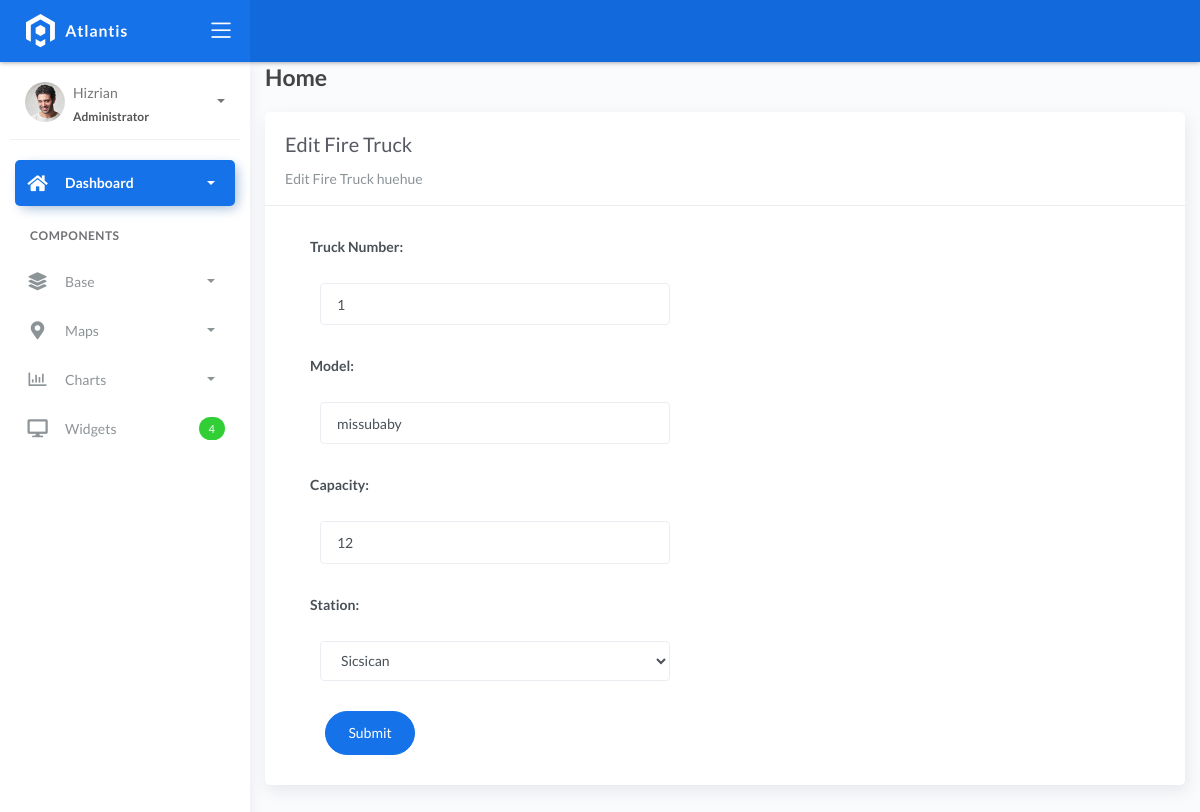
Screenshot of /firetrucklist/1 with the database file from the repository.
### fire/models.py (models this page shows, shortened)
class BaseModel(models.Model):
    created_at = models.DateTimeField(auto_now_add=True, db_index=True)
    updated_at = models.DateTimeField(auto_now=True)
    class Meta:
        abstract = True

class FireTruck(BaseModel):
    truck_number = models.CharField(max_length=150)
    model = models.CharField(max_length=150)
    capacity = models.CharField(max_length=150)  # water
    station = models.ForeignKey(FireStation, on_delete=models.CASCADE)

### fire/views.py (the view)
# urls.py: path('firetrucklist/<pk>', FireTruckUpdateView.as_view(), name='firetruck-update'),
class FireTruckUpdateView(UpdateView):
    model = FireTruck
    form_class = FireTruckForm
    template_name = "firetruck_edit.html"
    success_url = reverse_lazy('firetruck-list')

### fire/forms.py
class FireTruckForm(ModelForm):
    class Meta:
        model = FireTruck
        fields = "__all__"
        labels = {
            'truck_number': 'Truck Number',
            'model': 'Model',
            'capacity': 'Capacity',
            'station': 'Station',
        }

### fire/models.py (called while the page is built)
    def __str__(self):
        return self.name

### templates/firetruck_edit.html (shortened to what this page needs)
{% extends 'base.html' %} {% load static %} {% block content %}
<div class="content">
    <div class="container-fluid">
        <h4 class="page-title">Home</h4>
        <div class="row">
            <div class="col-md-12">
                <div class="card">
                    <div class="card-header">
                        <div class="card-title">Edit Fire Truck</div>
                        <div class="card-category">Edit Fire Truck huehue</div>
                    </div>
                    <div class="col-md-6">
                    <div class="card-body">
                        <form action="" method="post" novalidate>
                            {% csrf_token %} {% include 'includes/form.html' %}
                                <div class="form-group">
                                    <div class="col-md-12 col-sm-3">
                                        <button type="submit" class="btn btn-primary btn-rounded">Submit</button>
                                    </div>
                                </div>
                            </div>
                    </div>
                    </div>
                </div>
            </div>
        </div>
    </div>
</div>
{% endblock %}

### templates/includes/form.html (shortened to what this page needs)
{% load widget_tweaks %}
{% for field in form %}
<div class="field item form-group">
    <label>{{ field.label_tag }}</label>
    <div class="form-group">
        {% render_field field class="form-control" %}
    </div>
</div>
{% endfor %}

### rows the page displays
FireTruck: truck_number "1" "missubaby" "12" "Sicsican"

### other values shown
{{ field.label_tag }} "Truck Number:" "Model:" "Capacity:" "Station:"
